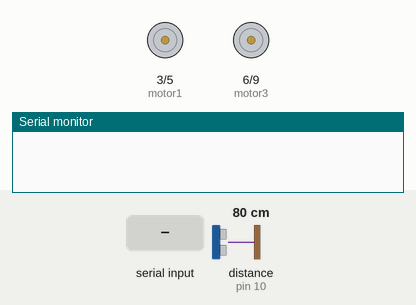
This sketch was run on a simulated Arduino Uno, built with avr-gcc and run on an emulated ATmega328P. Parts: motor-driver pin pairs drawn as motors (green arrow = first pin HIGH = forward, orange = second pin HIGH = backward, longer = more drive), the last lines printed to the serial monitor. Wiring (inferred from the names in the program): ultrasonic range finder: trigger pin 11; echo pin 10. The inputs (shaded band) are chosen by the test bench; at power-on: distance to the obstacle (sensor on pin 10) 80 cm. The echo pulse lasts 58.3 µs per cm.

Above: at 1.2 s.
1.3 s: "F" received over Serial
At 1.9 s:
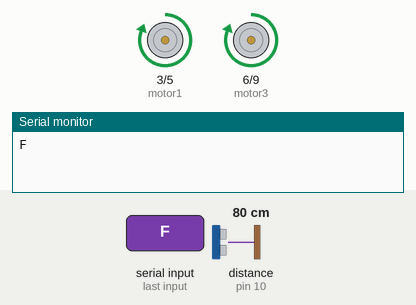
2.8 s: "B" received over Serial
At 3.1 s:
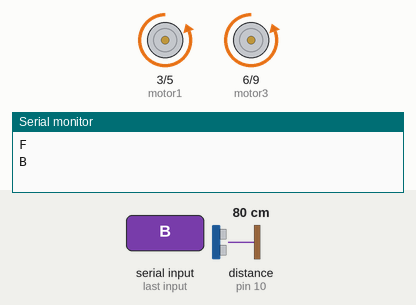
4.3 s: "L" received over Serial
At 5.5 s:
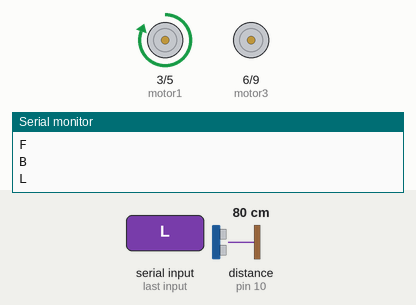
5.8 s: "R" received over Serial
At 6.6 s:
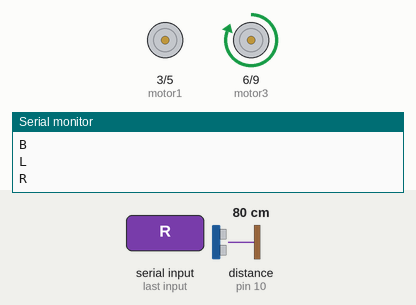
7.3 s: distance to the obstacle (sensor on pin 10) set to 22 cm
8.8 s: distance to the obstacle (sensor on pin 10) set to 18 cm
At 10.0 s:
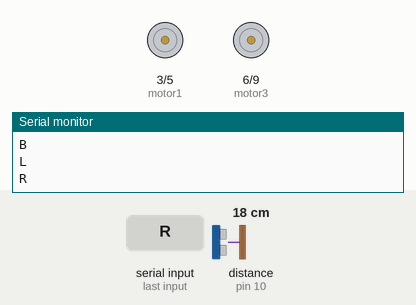
Timing chart, 0 to 11.3 s (numbered marks = the images above; inputs shaded):
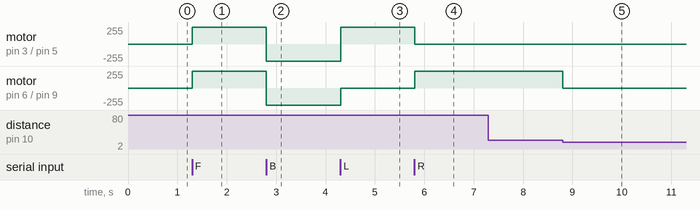

Measured:
- the behaviour switches between 21 and 20 cm on distance to the obstacle (sensor on pin 10) (found by bisection; images 4 and 5)
- after the input at 1.3 s, motor on pin 3 (motor1) / pin 5 (motor2), motor on pin 6 (motor3) / pin 9 (motor4): stopped → forward 255/255 at once
- after the input at 2.8 s, motor on pin 3 (motor1) / pin 5 (motor2), motor on pin 6 (motor3) / pin 9 (motor4): forward 255/255 → backward 255/255 at once
- after the input at 4.3 s, motor on pin 3 (motor1) / pin 5 (motor2): backward 255/255 → forward 255/255 at once; motor on pin 6 (motor3) / pin 9 (motor4): backward 255/255 → stopped at once
- after the input at 5.8 s, motor on pin 3 (motor1) / pin 5 (motor2): forward 255/255 → stopped at once; motor on pin 6 (motor3) / pin 9 (motor4): stopped → forward 255/255 at once
- after the input at 7.3 s, every drawn part: stays the same
- after the input at 8.8 s, motor on pin 6 (motor3) / pin 9 (motor4): forward 255/255 → stopped at once

The sketch:

rc_car.ino
```cpp
byte motor1 = 3, motor2 = 5, motor3 = 6, motor4 =9 , echo = 10 , trig = 11;
float take =0 ,give = 0 ;
char state;
void setup() {
  // put your setup code here, to run once:
  Serial.begin(9600);
pinMode(motor1,OUTPUT);
pinMode(motor2,OUTPUT);
pinMode(motor3,OUTPUT);
pinMode(motor4,OUTPUT);
pinMode(echo,INPUT);
pinMode(trig,OUTPUT);
}

void loop() {
  // put your main code here, to run repeatedly:
  digitalWrite(trig, HIGH);
  delayMicroseconds(100);
  digitalWrite(trig, LOW);
  take = pulseIn(echo, HIGH);
  give = (take * .034) / 2;
  if(give<=20)
  {
    digitalWrite(motor1,LOW);
    digitalWrite(motor2,LOW);
    digitalWrite(motor3,LOW);
    digitalWrite(motor4,LOW);
  }
  else
  {
while(Serial.available())
{
  state = Serial.read();
  Serial.println(state);
  if (state == 'F')
  {
    digitalWrite(motor1,HIGH);
    digitalWrite(motor2,LOW);
    digitalWrite(motor3,HIGH);
    digitalWrite(motor4,LOW);
  }
  if (state == 'B')  // move back
  {
    digitalWrite(motor1,LOW);
    digitalWrite(motor2,HIGH);
    digitalWrite(motor3,LOW);
    digitalWrite(motor4,HIGH);
  }
  if (state == 'L') // move left
  {
    digitalWrite(motor1,HIGH);
    digitalWrite(motor2,LOW);
    digitalWrite(motor3,LOW);
    digitalWrite(motor4,LOW);
  }
  if (state == 'R') // move right
  {
    digitalWrite(motor1,LOW);
    digitalWrite(motor2,LOW);
    digitalWrite(motor3,HIGH);
    digitalWrite(motor4,LOW);
  }
}
}
}
```
